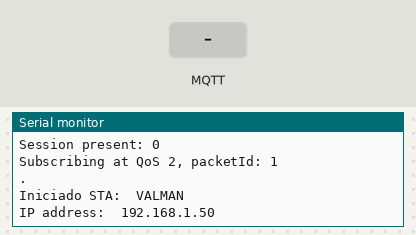
The sketch below on a simulated ESP32. Shown: the last lines printed to the serial monitor. Inputs (shaded band) come from the test bench. WiFi joins after 1.5 s; servers stay silent unless stated; a WiFi scan finds three made-up networks; no MQTT or app messages arrive unless stated.

Above: at 3.2 s.
3.3 s: MQTT message "1" arrives on the first subscribed topic
At 4.5 s:
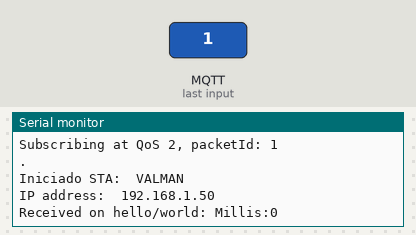
4.8 s: MQTT message "on" arrives on the first subscribed topic
At 5.9 s:
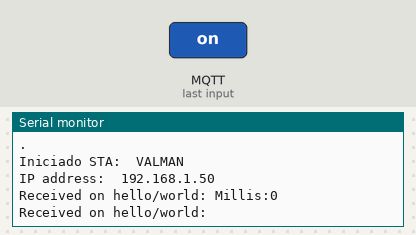

The sketch:

dispositivo_movil.ino
```cpp
#include <ArduinoJson.h>

#include <WiFi.h>
#include <AsyncMqttClient.h>

//Configuración de nuestro esp para wifi y configuración de ip estatica localmente
#include "config.h"

//Incluimos configuracion de nuestro broker ya sea local o online
#include "MQTT.hpp"

//Incluimos algunas utilidades para el wifi como su tipo de conectividad (o bien AP o bien STA)
#include "ESP32_Utils.hpp"

//Incluimos el encabezado que incluye callbacks de wifi y mqtt
#include "ESP32_Utils_MQTT_Async.hpp"

//Usamos "math.h" de arduino standard para sqrt()
#include "math.h"

//Usamos cmath para pow()
#include <cmath>

//Estructura para las APs y metodos
struct AP { //para a
  String nombre;
  float x;
  float y;
  float rssi = 0;
  float potencia = 0;
  float distancia = 0.1;

  void getPotencia() {

    //para cada Ap, calcular distancia a Ap(se conoce RSSI y la ubicacion de la AP,
    //y que es inversamente proporcional al cuadrado de la distancia)
    //se sabe que la relacion de Potencia-RSSI
    //
    //        RSSI=10log(PS/PE)
    //
    //PS=Potencia de salida(la real que llega)
    //RSSI=Received Signal Strength Indicator
    //PE=Potencia de entrada (Emitido por el AP)
    //Donde PE es 1mW y se desea conocer PS

    potencia = 10000.0 * pow(10.0, (rssi / 20.0));
  }
  //void getDistancia() {

  //sabiendo que la potencia es inversa al cuadrado de la distancia
  //
  //    Potencia=k/d^2
  //
  //distancia = sqrt(potencia);

  //}
  float getDistancia() {

    //sabiendo que la potencia es inversa al cuadrado de la distancia
    //
    //    Potencia=k/d^2
    //
    distancia = sqrt(potencia);

  }
} misAps[4];

void setup()
{
  Serial.begin(115200);
  misAps[0].nombre = "vertice1";
  misAps[0].x = 0;
  misAps[0].y = 355;
  misAps[1].nombre = "vertice2";
  misAps[1].x = 360;
  misAps[1].y = 355;
  misAps[2].nombre = "vertice3";
  misAps[2].x = 360;
  misAps[2].y = 0;
  misAps[3].nombre = "vertice4";
  misAps[3].x = 0;
  misAps[3].y = 0;
  delay(500);

  WiFi.onEvent(WiFiEvent);
  InitMqtt();

  ConnectWiFi_STA();
}
int redesDisponibles;
void loop()
{

  delay(3000);
  int A = WiFi.scanNetworks();

  for (int i = 0; i < 4; i++) {

    String cad = misAps[i].nombre;

    for (int j = 0; j < A ; j++) {

      String B = WiFi.SSID(j);

      if (B.indexOf(cad)!=-1) {

        Serial.println(WiFi.SSID(j));
        Serial.println(WiFi.RSSI(j));
        misAps[i].rssi = WiFi.RSSI(j);

        misAps[i].getPotencia();
        misAps[i].getDistancia();

        StaticJsonDocument<300> jsonDoc;
        // dispositivo = IMEI
        jsonDoc["observacion"]["imei"] = "8fa813718";
        jsonDoc["observacion"]["nombre"] = misAps[i].nombre;
        jsonDoc["observacion"]["x"] = misAps[i].x;
        jsonDoc["observacion"]["y"] = misAps[i].y;
        jsonDoc["observacion"]["rssi"] = misAps[i].rssi;
        jsonDoc["observacion"]["potencia"] = misAps[i].potencia;
        jsonDoc["observacion"]["distancia"] = misAps[i].distancia;
        PublishMqtt(jsonDoc);
      }
    }

  }

}
```

ESP32_Utils.hpp
```cpp
void ConnectWiFi_STA(bool useStaticIP = false)
{
   Serial.println("");
   WiFi.mode(WIFI_STA);
   WiFi.begin(ssid, password);
   if(useStaticIP) WiFi.config(ip, gateway, subnet);
   while (WiFi.status() != WL_CONNECTED)
   {
     delay(100);
     Serial.print('.');
   }

   Serial.println("");
   Serial.print("Iniciado STA:\t");
   Serial.println(ssid);
   Serial.print("IP address:\t");
   Serial.println(WiFi.localIP());
}


// Este modo no lo usaremos para conectarnos al broker mqtt
void ConnectWiFi_AP(bool useStaticIP = false)
{
   Serial.println("");
   WiFi.mode(WIFI_AP);
   while(!WiFi.softAP(ssid, password))
   {
     Serial.println(".");
     delay(100);
   }
   if(useStaticIP) WiFi.softAPConfig(ip, gateway, subnet);

   Serial.println("");
   Serial.print("Iniciado AP:\t");
   Serial.println(ssid);
   Serial.print("IP address:\t");
   Serial.println(WiFi.softAPIP());
}
```

ESP32_Utils_MQTT_Async.hpp
```cpp
#pragma once

TimerHandle_t mqttReconnectTimer;
TimerHandle_t wifiReconnectTimer;

void ConnectToMqtt()
{
  Serial.println("Connecting to MQTT...");
  mqttClient.connect();
}

void WiFiEvent(WiFiEvent_t event)
{
  Serial.printf("[WiFi-event] event: %d\n", event);
  switch(event)
  {
  case SYSTEM_EVENT_STA_GOT_IP:
    Serial.println("WiFi connected");
    Serial.println("IP address: ");
    Serial.println(WiFi.localIP());
    ConnectToMqtt();
    break;
  case SYSTEM_EVENT_STA_DISCONNECTED:
    Serial.println("WiFi lost connection");
    xTimerStop(mqttReconnectTimer, 0); // ensure we don't reconnect to MQTT while reconnecting to Wi-Fi
    xTimerStart(wifiReconnectTimer, 0);
    break;
  }
}

void OnMqttConnect(bool sessionPresent)
{
  Serial.println("Connected to MQTT.");
  Serial.print("Session present: ");
  Serial.println(sessionPresent);
  SuscribeMqtt();
}

void OnMqttDisconnect(AsyncMqttClientDisconnectReason reason)
{
  Serial.println("Disconnected from MQTT.");

  if(WiFi.isConnected())
  {
    xTimerStart(mqttReconnectTimer, 0);
  }
}

void OnMqttSubscribe(uint16_t packetId, uint8_t qos)
{
  Serial.println("Subscribe acknowledged.");
  Serial.print("  packetId: ");
  Serial.println(packetId);
  Serial.print("  qos: ");
  Serial.println(qos);
}

void OnMqttUnsubscribe(uint16_t packetId)
{
  Serial.println("Unsubscribe acknowledged.");
  Serial.print("  packetId: ");
  Serial.println(packetId);
}


void OnMqttPublish(uint16_t packetId)
{
  Serial.println("Publish acknowledged.");
  Serial.print("  packetId: ");
  Serial.println(packetId);
}

void InitMqtt()
{
  mqttReconnectTimer = xTimerCreate("mqttTimer", pdMS_TO_TICKS(2000), pdFALSE, (void*)0, reinterpret_cast<TimerCallbackFunction_t>(ConnectToMqtt));
  wifiReconnectTimer = xTimerCreate("wifiTimer", pdMS_TO_TICKS(5000), pdFALSE, (void*)0, reinterpret_cast<TimerCallbackFunction_t>(ConnectWiFi_STA));

  mqttClient.onConnect(OnMqttConnect);
  mqttClient.onDisconnect(OnMqttDisconnect);

  mqttClient.onSubscribe(OnMqttSubscribe);
  mqttClient.onUnsubscribe(OnMqttUnsubscribe);

  mqttClient.onMessage(OnMqttReceived);
  mqttClient.onPublish(OnMqttPublish);

  mqttClient.setServer(MQTT_HOST, MQTT_PORT);
}
```

MQTT.hpp
```cpp
#pragma once

//Defino la ip del broker mqtt
const IPAddress MQTT_HOST(18, 229, 218, 58);
const int MQTT_PORT = 1883;

AsyncMqttClient mqttClient;

String GetPayloadContent(char* data, size_t len)
{
  String content = "";
  for(size_t i = 0; i < len; i++)
  {
    content.concat(data[i]);
  }
  return content;
}

void SuscribeMqtt()
{
  uint16_t packetIdSub = mqttClient.subscribe("hello/world", 0);
  Serial.print("Subscribing at QoS 2, packetId: ");
  Serial.println(packetIdSub);
}
/*
String payload;
void PublishMqtt(String data)
{
  String payload = data;
  mqttClient.publish("hello/world", 0, true, (char*)payload.c_str());
}
*/
void PublishMqtt(StaticJsonDocument<300> data)
{
  String payload = "";

  serializeJson(data, payload);

  mqttClient.publish("hello/world", 0, true, (char*)payload.c_str());
}

void OnMqttReceived(char* topic, char* payload, AsyncMqttClientMessageProperties properties, size_t len, size_t index, size_t total)
{
  Serial.print("Received on ");
  Serial.print(topic);
  Serial.print(": ");

  String content = GetPayloadContent(payload, len);

  StaticJsonDocument<200> doc;
  DeserializationError error = deserializeJson(doc, content);
  if(error) return;

  unsigned long data = doc["data"];
  Serial.print("Millis:");
  Serial.println(data);
}
/*
void OnMqttReceived(char* topic, char* payload, AsyncMqttClientMessageProperties properties, size_t len, size_t index, size_t total)
{
  Serial.print("Received on ");
  Serial.print(topic);
  Serial.print(": ");

  String content = GetPayloadContent(payload, len);
  Serial.print(content);
  Serial.println();
}*/
```

config.h
```cpp
const char* ssid     = "VALMAN";
const char* password = "e152j3b4d5";
const char* hostname = "ESP32_1";

IPAddress ip(192, 168, 1, 200);
IPAddress gateway(192, 168, 1, 1);
IPAddress subnet(255, 255, 255, 0);
```

Measured:
- after the input at 3.3 s, the serial monitor: prints a new line at once (image 1)
- after the input at 4.8 s, the serial monitor: prints a new line at once (image 2)
